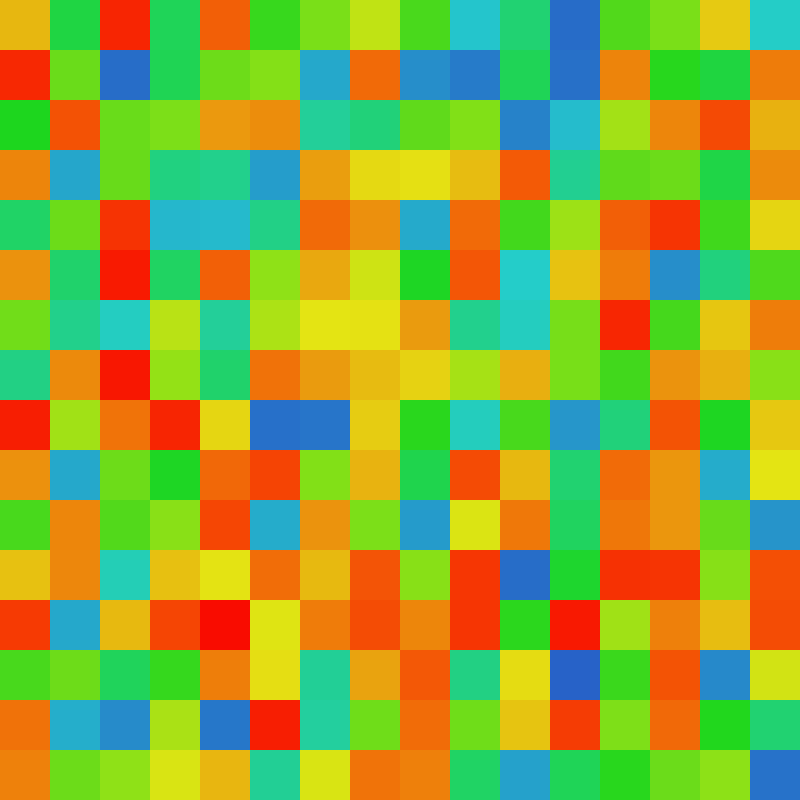
Frame 1 (no input)
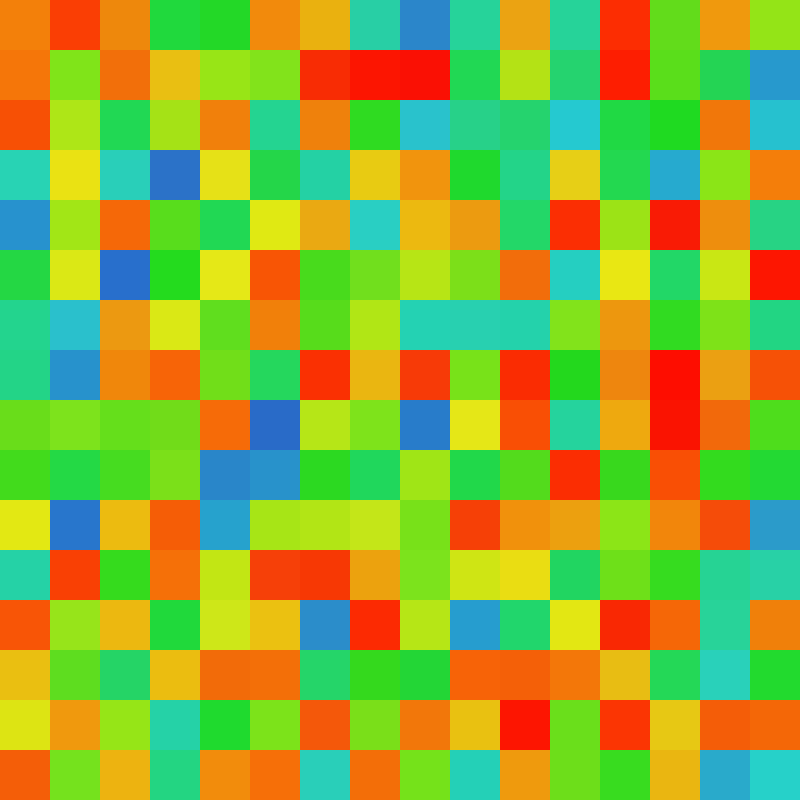
Frame 60 (the mouse pressed at the canvas centre just before this capture)
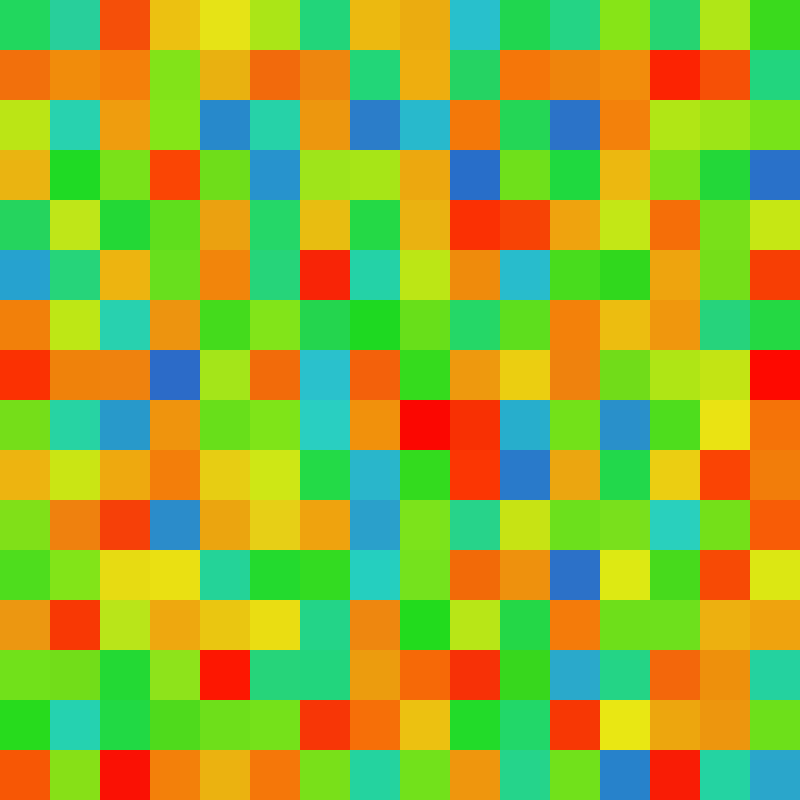
Frame 120 (the mouse held since frame 60 and released just before this capture)

The Processing sketch that drew these frames (run headless with seeded random() and noise(); from frame 60 on, the mouse is pressed at the canvas centre):

// Processing sketch: Grid_HSBcolor_16x16_big_Noise_ratio07
// ── Grid_HSBcolor_16x16_big_Noise_ratio07.pde
final int maxPress=25000;
final int minPress=0; 
final float increm=0.02; // Interpolation* <-- small gets slower
final float scale = 50;// 16x16 on 800x800 pixel 
int cols; 
int rows; 
PVector pv ;

void setup(){
  size(800,800); // size can be changed, thereby 
  cols = floor(width / scale); // assign value cols, rows here 
  rows = floor(height / scale); // floor: round to int ( Math.floor Javascript)

  background(0);
}
void draw(){
  colorMode(HSB,25000,25000,25000,255);
  // Hue max 360(its angle), Saturation max(100%), Brightness max(100%), alpha max(255)
  // we can set the range of maxVal!! above are the typical
  // now I set the Hue range from red-green-cyan-blue (50%*360=180)
  noStroke();
  setColor();
}
void setColor(){
   //float ty=0;
   for(int i=0; i < rows; i++){
     //float tx =0;  
     for(int j=0; j< cols; j++){
       float ranNum = random(maxPress+1);
       float H = map(ranNum,minPress,maxPress,25000,0); // map the data value to the each color set 
       float S = map(ranNum,minPress,maxPress,20000,25000);// set the saturation and brightnessn not from 0 <-- dark and black (not pretty at all)
       float B = map(ranNum,minPress,maxPress,20000,25000);
       float nf = map(ranNum,minPress,maxPress,0.001,1.0);
       //tx+=nf;
       float nH = noise(nf)*H+minPress;
         
       fill(nH,S,B,250);
       square(j*scale,i*scale,scale);  
     }
     //ty+=increm;
   }
 }
